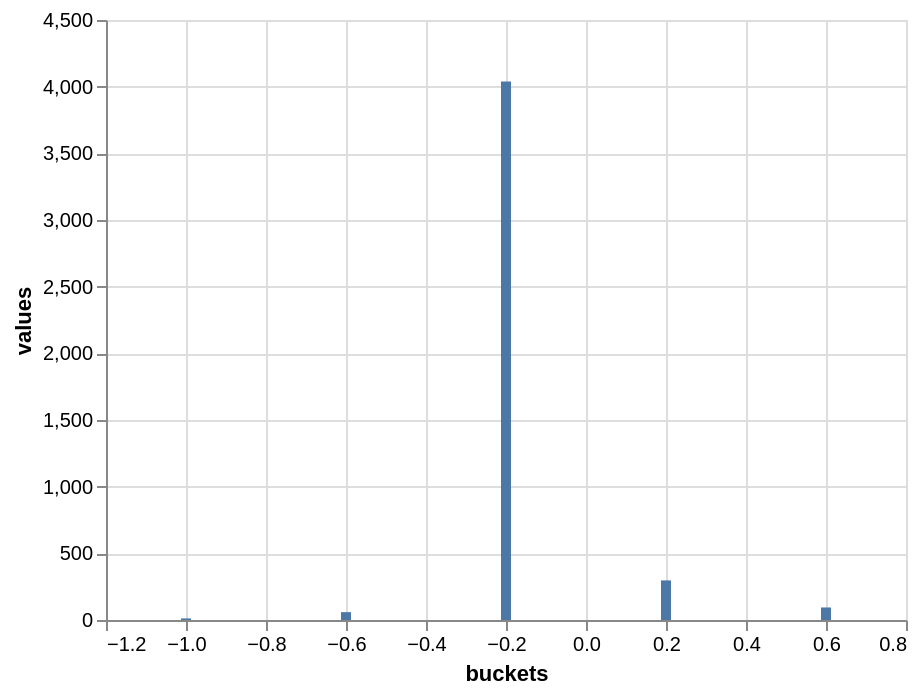

Notebook code cell kept with this figure:
### Markdown cell above
This is the distribution of the sentiment scores - the distribution is different from the ratings

### Code cell
values, buckets = np.histogram(df1['score'], 5)
chart_df= pd.DataFrame({'buckets': buckets[:-1], 'values': values})
alt.Chart(chart_df).mark_bar().encode(x='buckets', y='values').interactive()

### Figure 1 — Vega-Lite specification as saved in the notebook (floating-point values rounded to 4 significant figures)
{"config": {"view": {"continuousWidth": 400, "continuousHeight": 300}}, "data": {"name": "data-7ba53c108ac552a28a7e0f3e50db8787"}, "mark": "bar", "encoding": {"x": {"type": "quantitative", "field": "buckets"}, "y": {"type": "quantitative", "field": "values"}}, "selection": {"selector002": {"type": "interval", "bind": "scales", "encodings": ["x", "y"]}}, "$schema": "https://vega.github.io/schema/vega-lite/v4.8.1.json", "datasets": {"data-7ba53c108ac552a28a7e0f3e50db8787": [{"buckets": -1.0, "values": 12}, {"buckets": -0.6, "values": 59}, {"buckets": -0.2, "values": 4038}, {"buckets": 0.2, "values": 297}, {"buckets": 0.6, "values": 94}]}}
